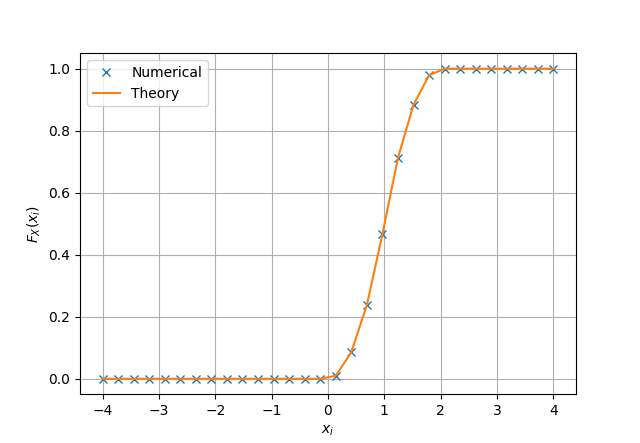

Reproduce this figure in Python.
#Importing numpy, scipy, mpmath and pyplot
import numpy as np
import matplotlib.pyplot as plt

# #if using termux
# import subprocess
# import shlex
# #end if

x = np.linspace(-4,4,30)#points on the x axis
simlen = int(1e6) #number of samples
err = [] #declaring probability list
#randvar = np.random.normal(0,1,simlen)
randvar = np.loadtxt('fourth1.dat',dtype='double')

for i in range(0,30):
    err_ind = np.nonzero(randvar < x[i]) #checking probability condition
    err_n = np.size(err_ind) #computing the probability
    err.append(err_n/simlen) #storing the probability values in a list

#Uniform random variable cdf for a=0 and b=1 in the definition of uniform random variable
def cdfUniform2(x):
    if(x<=0):
        y=0
    elif(x<1 and x>0):
        y=x*x/2    
    elif(x>=1 and x<2):
        y=2*x-(x*x)/2-1
    else:
        y=1
    return y    
    
theoritical = []
for i in range(len(x)):
    theoritical.append(cdfUniform2(x[i]))

plt.plot(x,err,'x')
plt.plot(x,theoritical)#plotting the CDF
plt.grid() #creating the grid
plt.xlabel('$x_i$')
plt.ylabel('$F_X(x_i)$')
plt.legend(["Numerical","Theory"])

# #if using termux
# plt.savefig('../figs/uni_cdf.pdf')
# plt.savefig('../figs/uni_cdf.eps')
# subprocess.run(shlex.split("termux-open ../figs/uni_cdf.pdf"))
#if using termux
#plt.savefig('../figs/gauss_cdf.pdf')
#plt.savefig('../figs/gauss_cdf.eps')
#subprocess.run(shlex.split("termux-open ../figs/gauss_cdf.pdf"))
#else
plt.show() #opening the plot window
